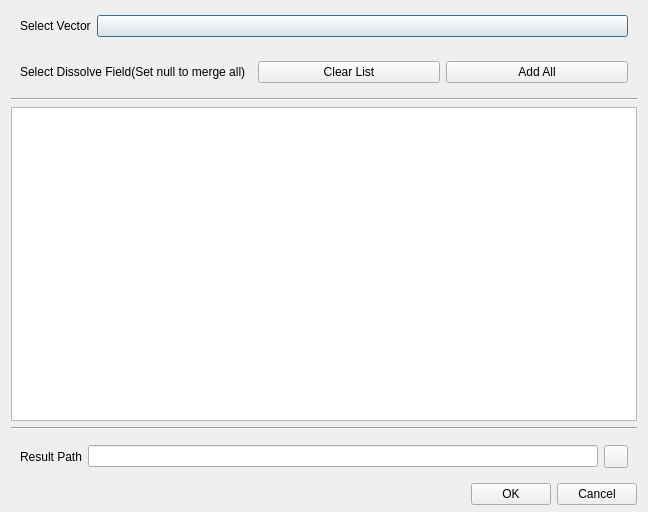
<?xml version="1.0" encoding="UTF-8"?>
<ui version="4.0">
 <class>shpDissolveDialog</class>
 <widget class="QDialog" name="shpDissolveDialog">
  <property name="geometry">
   <rect>
    <x>0</x>
    <y>0</y>
    <width>648</width>
    <height>512</height>
   </rect>
  </property>
  <property name="windowTitle">
   <string>Vector Dissolve Parameter Settings</string>
  </property>
  <layout class="QVBoxLayout" name="verticalLayout">
   <property name="spacing">
    <number>6</number>
   </property>
   <property name="topMargin">
    <number>6</number>
   </property>
   <property name="bottomMargin">
    <number>7</number>
   </property>
   <item>
    <widget class="CardWidget" name="CardWidget_4">
     <property name="layoutDirection">
      <enum>Qt::LeftToRight</enum>
     </property>
     <layout class="QHBoxLayout" name="horizontalLayout_5">
      <item>
       <widget class="BodyLabel" name="BodyLabel">
        <property name="text">
         <string>Select Vector</string>
        </property>
       </widget>
      </item>
      <item>
       <widget class="ComboBox" name="selectShpCb">
        <property name="sizePolicy">
         <sizepolicy hsizetype="Expanding" vsizetype="Fixed">
          <horstretch>0</horstretch>
          <verstretch>0</verstretch>
         </sizepolicy>
        </property>
       </widget>
      </item>
     </layout>
    </widget>
   </item>
   <item>
    <widget class="CardWidget" name="CardWidget_5">
     <layout class="QHBoxLayout" name="horizontalLayout_4">
      <item>
       <widget class="BodyLabel" name="BodyLabel_2">
        <property name="text">
         <string>Select Dissolve Field(Set null to merge all)</string>
        </property>
       </widget>
      </item>
      <item>
       <widget class="PrimarySplitPushButton" name="selectFieldSPB">
        <property name="sizePolicy">
         <sizepolicy hsizetype="Fixed" vsizetype="Fixed">
          <horstretch>0</horstretch>
          <verstretch>0</verstretch>
         </sizepolicy>
        </property>
        <property name="text_" stdset="0">
         <string>Select Vector Field</string>
        </property>
       </widget>
      </item>
      <item>
       <widget class="PrimaryPushButton" name="clearListViewPb">
        <property name="sizePolicy">
         <sizepolicy hsizetype="Preferred" vsizetype="Fixed">
          <horstretch>0</horstretch>
          <verstretch>0</verstretch>
         </sizepolicy>
        </property>
        <property name="text">
         <string>Clear List</string>
        </property>
       </widget>
      </item>
      <item>
       <widget class="PrimaryPushButton" name="addAllFieldPb">
        <property name="sizePolicy">
         <sizepolicy hsizetype="Preferred" vsizetype="Fixed">
          <horstretch>0</horstretch>
          <verstretch>0</verstretch>
         </sizepolicy>
        </property>
        <property name="text">
         <string>Add All</string>
        </property>
       </widget>
      </item>
     </layout>
    </widget>
   </item>
   <item>
    <widget class="Line" name="line_2">
     <property name="orientation">
      <enum>Qt::Horizontal</enum>
     </property>
    </widget>
   </item>
   <item>
    <widget class="ListView" name="ListView"/>
   </item>
   <item>
    <widget class="Line" name="line">
     <property name="orientation">
      <enum>Qt::Horizontal</enum>
     </property>
    </widget>
   </item>
   <item>
    <widget class="CardWidget" name="CardWidget">
     <property name="layoutDirection">
      <enum>Qt::LeftToRight</enum>
     </property>
     <layout class="QHBoxLayout" name="horizontalLayout">
      <item>
       <widget class="BodyLabel" name="BodyLabel_4">
        <property name="text">
         <string>Result Path</string>
        </property>
       </widget>
      </item>
      <item>
       <widget class="LineEdit" name="resLE">
        <property name="readOnly">
         <bool>true</bool>
        </property>
       </widget>
      </item>
      <item>
       <widget class="ToolButton" name="selectSaveFilePB"/>
      </item>
     </layout>
    </widget>
   </item>
   <item>
    <layout class="QHBoxLayout" name="horizontalLayout_8">
     <item>
      <spacer name="horizontalSpacer">
       <property name="orientation">
        <enum>Qt::Horizontal</enum>
       </property>
       <property name="sizeHint" stdset="0">
        <size>
         <width>40</width>
         <height>20</height>
        </size>
       </property>
      </spacer>
     </item>
     <item>
      <widget class="PushButton" name="runPB">
       <property name="text">
        <string>OK</string>
       </property>
      </widget>
     </item>
     <item>
      <widget class="PushButton" name="cancelPB">
       <property name="text">
        <string>Cancel</string>
       </property>
      </widget>
     </item>
    </layout>
   </item>
  </layout>
 </widget>
 <customwidgets>
  <customwidget>
   <class>ComboBox</class>
   <extends>QPushButton</extends>
   <header>qfluentwidgets</header>
  </customwidget>
  <customwidget>
   <class>PushButton</class>
   <extends>QPushButton</extends>
   <header>qfluentwidgets</header>
  </customwidget>
  <customwidget>
   <class>PrimaryPushButton</class>
   <extends>PushButton</extends>
   <header>qfluentwidgets</header>
  </customwidget>
  <customwidget>
   <class>SplitPushButton</class>
   <extends>QWidget</extends>
   <header>qfluentwidgets</header>
  </customwidget>
  <customwidget>
   <class>PrimarySplitPushButton</class>
   <extends>SplitPushButton</extends>
   <header>qfluentwidgets</header>
  </customwidget>
  <customwidget>
   <class>ToolButton</class>
   <extends>QToolButton</extends>
   <header>qfluentwidgets</header>
  </customwidget>
  <customwidget>
   <class>CardWidget</class>
   <extends>QFrame</extends>
   <header>qfluentwidgets</header>
   <container>1</container>
  </customwidget>
  <customwidget>
   <class>BodyLabel</class>
   <extends>QLabel</extends>
   <header>qfluentwidgets</header>
  </customwidget>
  <customwidget>
   <class>LineEdit</class>
   <extends>QLineEdit</extends>
   <header>qfluentwidgets</header>
  </customwidget>
  <customwidget>
   <class>ListView</class>
   <extends>QListView</extends>
   <header>qfluentwidgets</header>
  </customwidget>
 </customwidgets>
 <resources/>
 <connections/>
</ui>
